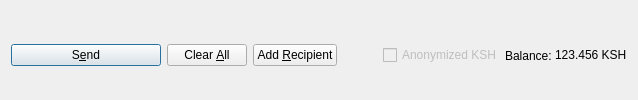
         <widget class="QFrame" name="frame_Send">
          <layout class="QHBoxLayout" name="horizontalLayout">
           <property name="bottomMargin">
            <number>0</number>
           </property>
           <item>
            <widget class="QPushButton" name="sendButton">
             <property name="minimumSize">
              <size>
               <width>150</width>
               <height>0</height>
              </size>
             </property>
             <property name="toolTip">
              <string>Confirm the send action</string>
             </property>
             <property name="text">
              <string>S&amp;end</string>
             </property>
             <property name="icon">
              <iconset resource="../kahsh.qrc">
               <normaloff>:/icons/send</normaloff>:/icons/send</iconset>
             </property>
             <property name="autoDefault">
              <bool>false</bool>
             </property>
             <property name="default">
              <bool>true</bool>
             </property>
            </widget>
           </item>
           <item>
            <widget class="QPushButton" name="clearButton">
             <property name="sizePolicy">
              <sizepolicy hsizetype="Minimum" vsizetype="Fixed">
               <horstretch>0</horstretch>
               <verstretch>0</verstretch>
              </sizepolicy>
             </property>
             <property name="toolTip">
              <string>Clear all fields of the form.</string>
             </property>
             <property name="text">
              <string>Clear &amp;All</string>
             </property>
             <property name="icon">
              <iconset resource="../kahsh.qrc">
               <normaloff>:/icons/remove</normaloff>:/icons/remove</iconset>
             </property>
             <property name="autoDefault">
              <bool>false</bool>
             </property>
            </widget>
           </item>
           <item>
            <widget class="QPushButton" name="addButton">
             <property name="toolTip">
              <string>Send to multiple recipients at once</string>
             </property>
             <property name="text">
              <string>Add &amp;Recipient</string>
             </property>
             <property name="icon">
              <iconset resource="../kahsh.qrc">
               <normaloff>:/icons/add</normaloff>:/icons/add</iconset>
             </property>
             <property name="autoDefault">
              <bool>false</bool>
             </property>
            </widget>
           </item>
           <item>
            <spacer name="horizontalSpacer">
             <property name="orientation">
              <enum>Qt::Horizontal</enum>
             </property>
             <property name="sizeHint" stdset="0">
              <size>
               <width>40</width>
               <height>20</height>
              </size>
             </property>
            </spacer>
           </item>
           <item>
            <layout class="QHBoxLayout" name="horizontalLayout_2">
             <property name="spacing">
              <number>3</number>
             </property>
             <item>
              <widget class="QCheckBox" name="checkzKSH">
               <property name="enabled">
                <bool>false</bool>
               </property>
               <property name="text">
                <string>Anonymized KSH</string>
               </property>
              </widget>
             </item>
             <item>
              <widget class="QLabel" name="label">
               <property name="text">
                <string>Balance:</string>
               </property>
              </widget>
             </item>
             <item>
              <widget class="QLabel" name="labelBalance">
               <property name="sizePolicy">
                <sizepolicy hsizetype="Preferred" vsizetype="Fixed">
                 <horstretch>0</horstretch>
                 <verstretch>0</verstretch>
                </sizepolicy>
               </property>
               <property name="cursor">
                <cursorShape>IBeamCursor</cursorShape>
               </property>
               <property name="text">
                <string notr="true">123.456 KSH</string>
               </property>
               <property name="textInteractionFlags">
                <set>Qt::LinksAccessibleByMouse|Qt::TextSelectableByKeyboard|Qt::TextSelectableByMouse</set>
               </property>
              </widget>
             </item>
            </layout>
           </item>
          </layout>
         </widget>
